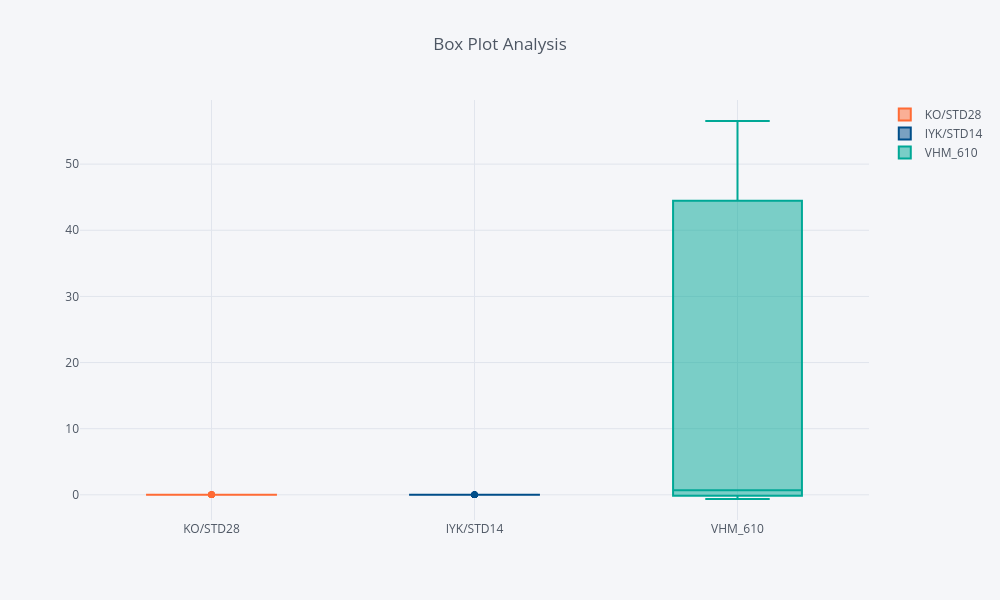

Write notebook code for a chart like this one.
### Code cell
# Study distribution
X_train.iplot(
    kind="box",
    showlegend=True,
    title="Box Plot Analysis",
    )

### Figure 1 — Plotly figure (JSON) as saved in the notebook; plotly's stock layout.template omitted (floating-point values rounded to 4 significant figures; data arrays with more than 128 entries replaced by an {"elided": "..."} marker saying what was removed)
{"data": [{"marker": {"color": "#FF6B35"}, "name": "KO/STD28", "type": "box", "y": {"elided": "1148 float values"}}, {"marker": {"color": "#004E89"}, "name": "IYK/STD14", "type": "box", "y": {"elided": "1148 float values"}}, {"marker": {"color": "#00A896"}, "name": "VHM_610", "type": "box", "y": {"elided": "1148 float values"}}], "layout": {"height": 600, "legend": {"bgcolor": "#F5F6F9", "font": {"color": "#4D5663"}}, "paper_bgcolor": "#F5F6F9", "plot_bgcolor": "#F5F6F9", "showlegend": true, "title": {"text": "Box Plot Analysis"}, "width": 1000, "xaxis": {"gridcolor": "#E1E5ED", "showgrid": true, "tickfont": {"color": "#4D5663"}, "title": {"font": {"color": "#4D5663"}, "text": ""}, "zerolinecolor": "#E1E5ED"}, "yaxis": {"gridcolor": "#E1E5ED", "showgrid": true, "tickfont": {"color": "#4D5663"}, "title": {"font": {"color": "#4D5663"}, "text": ""}, "zerolinecolor": "#E1E5ED"}}}
